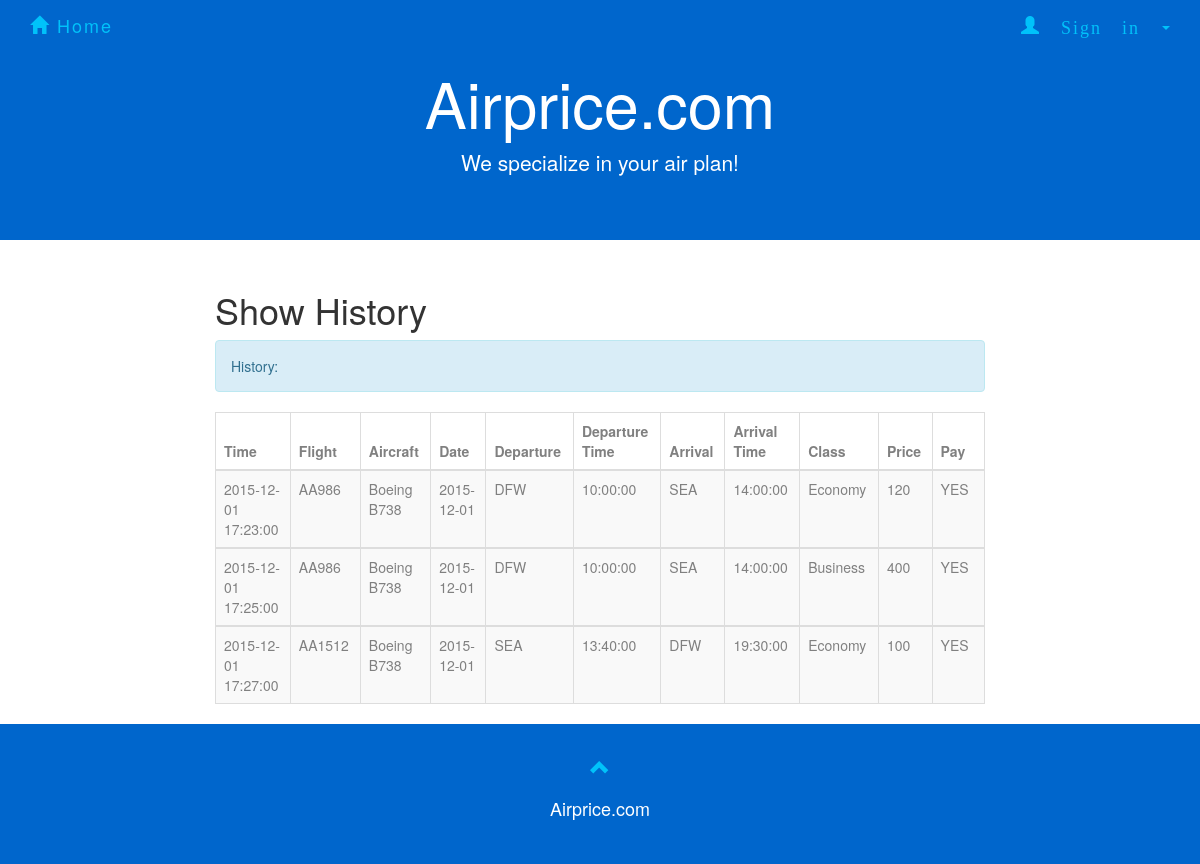
The page /showhistory.php (signed in) on the database its author committed.
### tables this page shows
CREATE TABLE `flight` (
  `number` varchar(20) NOT NULL,
  `airplane_id` varchar(10) NOT NULL,
  `departure` varchar(10) NOT NULL,
  `d_time` time NOT NULL,
  `arrival` varchar(10) NOT NULL,
  `a_time` time NOT NULL,
  PRIMARY KEY (`number`),
  KEY `code_idx` (`departure`,`arrival`),
  KEY `airplaneid_idx` (`airplane_id`),
  KEY `arrival_idx` (`arrival`),
  CONSTRAINT `airplaneid` FOREIGN KEY (`airplane_id`) REFERENCES `airplane` (`ID`) ON DELETE CASCADE ON UPDATE CASCADE,
  CONSTRAINT `arrival` FOREIGN KEY (`arrival`) REFERENCES `airport` (`code`) ON DELETE CASCADE ON UPDATE CASCADE,
  CONSTRAINT `departure` FOREIGN KEY (`departure`) REFERENCES `airport` (`code`) ON DELETE CASCADE ON UPDATE CASCADE
);

CREATE TABLE `book` (
  `ID` int(11) NOT NULL AUTO_INCREMENT,
  `time` datetime NOT NULL,
  `date` date NOT NULL,
  `flightno` varchar(10) NOT NULL,
  `username` varchar(45) NOT NULL,
  `classtype` varchar(20) NOT NULL,
  `paid` int(1) DEFAULT '0',
  PRIMARY KEY (`ID`,`flightno`),
  KEY `username_idx` (`username`),
  KEY `classname_idx` (`classtype`),
  KEY `flightno_idx` (`flightno`,`classtype`),
  CONSTRAINT `flightno` FOREIGN KEY (`flightno`, `classtype`) REFERENCES `class` (`number`, `name`) ON DELETE CASCADE ON UPDATE CASCADE,
  CONSTRAINT `username` FOREIGN KEY (`username`) REFERENCES `passanger` (`username`) ON DELETE NO ACTION ON UPDATE NO ACTION
);

CREATE TABLE `airplane` (
  `ID` varchar(10) NOT NULL,
  `type` varchar(10) NOT NULL,
  `company` varchar(20) NOT NULL,
  PRIMARY KEY (`ID`)
);

CREATE TABLE `class` (
  `number` varchar(10) NOT NULL,
  `name` varchar(20) NOT NULL,
  `capacity` int(11) NOT NULL,
  `price` float NOT NULL,
  PRIMARY KEY (`number`,`name`),
  KEY `number_idx` (`number`),
  CONSTRAINT `number` FOREIGN KEY (`number`) REFERENCES `flight` (`number`) ON DELETE CASCADE ON UPDATE CASCADE
);

### showhistory.php (the view, shortened to what this page needs)
<?php
$user = $_SESSION['user'];
?>
<!DOCTYPE html>
<html>
<html lang="en">
<head>
  <link rel="stylesheet" href="http://maxcdn.bootstrapcdn.com/bootstrap/3.3.5/css/bootstrap.min.css">
  <link rel="stylesheet" href="forcompany.css">
  <link rel="stylesheet" href="homepage.css">
  <link rel="stylesheet" href="AdminSignin.css">
</head>
<body>
  <nav class="navbar navbar-default navbar-fixed-top">
    <div class="container">
      <div class="navbar-header">
        <a class="navbar-brand" href="homepage.html"><span class="glyphicon glyphicon-home"></span> Home</a>
      </div>
      <div class="collapse navbar-collapse" id="myNavbar">
        <ul class="nav navbar-nav navbar-right">
          <li class="dropdown" id = "new">
            <a class="dropdown-toggle" data-toggle="dropdown" href="#"><span class="glyphicon glyphicon-user"> Sign in&nbsp;</span><span class="caret"></span>
            </a>
              </li>
            </ul>
      </div>
    </div>
  </nav>
<div class="jumbotron text-center">
        <h1>Airprice.com</h1>
        <p>We specialize in your air plan!</p>
</div>
<div class="container-fluid text-center">
  <div class="row content">
    <div class="col-sm-2 sidenav">
    </div>
    <div class="col-sm-8 text-left">
      <h1>Show History</h1>
<?php
include_once 'dbconnect2.php';
$sql = "SELECT FL.number AS FLnumber, company, type, time, B.date,  departure, d_time, arrival, a_time, C.name AS classname, price, paid
            FROM flight FL,  class C, airplane AP , book B
            WHERE (FL.number = C.number) AND (B.flightno = c.number) AND (classtype = C.name) AND (FL.airplane_id = AP.ID)
            AND  B.username = '$user' AND paid = '1'
            ORDER BY time";
$result = mysqli_query($con,$sql);
$rowcount = mysqli_num_rows($result);
    if($rowcount == 0){
        echo "<div class='alert alert-info'><strong>Nothing in the history.</strong></div>";
    }
    else{
    echo "<div class='alert alert-info'>History:</div>";
    echo "<table class='table table-bordered table-striped table-hover'>
          <thead>
          <tr>
            <th>Time</th>
            <th>Flight</th>
            <th>Aircraft</th>
            <th>Date</th>
            <th>Departure</th>
            <th>Departure Time</th>
            <th>Arrival</th>
            <th>Arrival Time</th>
            <th>Class</th>
            <th>Price</th>
            <th>Pay</th>
          </tr>
          </thead>";
    while($row = mysqli_fetch_array($result)) {
        echo "<tbody><tr>";
        echo "<td>" . $row['time'] . "</td>";
        echo "<td>" . $row['FLnumber'] . "</td>";
        echo "<td>" . $row['company']." ".$row['type']. "</td>";
        echo "<td>" . $row['date'] . "</td>";
        echo "<td>" . $row['departure'] . "</td>";
        echo "<td>" . $row['d_time'] . "</td>";
        echo "<td>" . $row['arrival'] . "</td>";
        echo "<td>" . $row['a_time'] . "</td>";
        echo "<td>" . $row['classname'] . "</td>";
        echo "<td>" . $row['price'] . "</td>";
        if($row['paid'] == 1){
            echo "<td>YES</td>";
        }
        echo "</tr>";
    }
    echo " </tbody></table>";
    }
?>
    </div>
  </div>
</div>
<footer class="container-fluid text-center">
        <a href="#signUpPage" title="To Top">
            <span class="glyphicon glyphicon-chevron-up"></span>
        </a>
        <p>Airprice.com</p>
</footer>
</body>
</html>

### forcompany.css (style rules this page uses)
.jumbotron { background-color: #0066cc; color: #ffffff; }
.navbar { margin-bottom: 0; background-color: #0066cc; border: 0; font-size: 18px !important; letter-spacing: 2px; opacity: 0.9; }
.navbar li a, .navbar .navbar-brand { color: #00ccff !important; }
footer { background-color: #0066cc; color: #fff; padding: 32px; font-size: 18px; }
footer .glyphicon { font-size: 20px; margin-bottom: 20px; color: #00ccff; opacity: 0.9; }

### AdminSignin.css (style rules this page uses)
th { width: 50px; height: 10px; color: gray; }
td { color: gray; }

### rows shown on the page
flight: book.time "2015-12-01 17:23:00", number "AA986", airplane.company "Boeing", airplane.type "B738", book.date "2015-12-01", departure "DFW", d_time "10:00:00", arrival "SEA", a_time "14:00:00", class.name "Economy", class.price "120", book.time "2015-12-01 17:25:00", class.name "Business", class.price "400"
flight: book.time "2015-12-01 17:27:00", number "AA1512", airplane.company "Boeing", airplane.type "B738", book.date "2015-12-01", departure "SEA", d_time "13:40:00", arrival "DFW", a_time "19:30:00", class.name "Economy", class.price "100"
